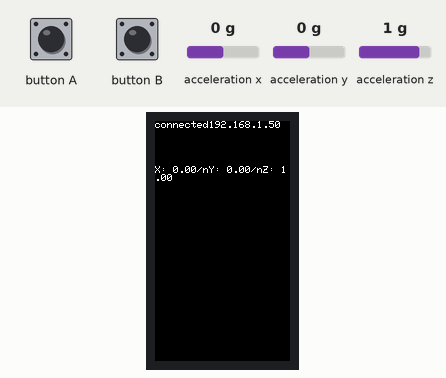
A sketch run on a simulated ESP32. Parts: 135×240 colour display. Inputs (shaded band) come from the test bench; at power-on: acceleration x 0 g, acceleration y 0 g, acceleration z 1 g. WiFi joins after 1.5 s; servers stay silent unless stated; no MQTT or app messages arrive unless stated; what the sketch prints to the serial monitor is not drawn.

Above: at 2.9 s.
3.0 s: acceleration x set to -1.4 g
At 3.3 s:
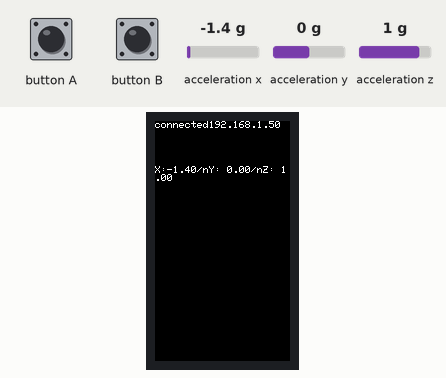
4.5 s: acceleration y set to -1.4 g
At 5.5 s:
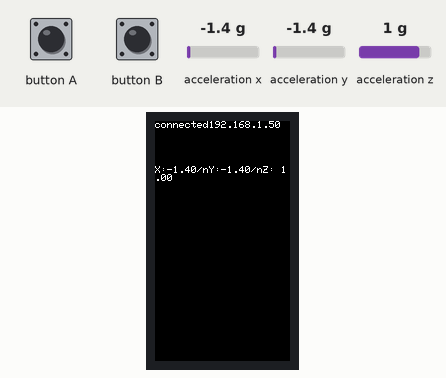
6.0 s: acceleration z set to -1.4 g
10.5 s: acceleration x set to -0.8 g
At 11.4 s:
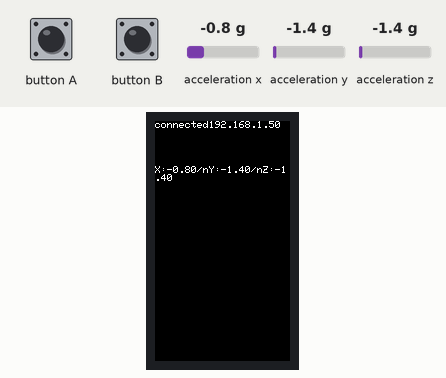
Timing chart, 0 to 13.0 s (numbered marks = the images above; inputs shaded):
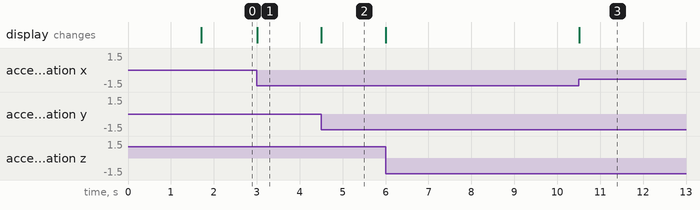

The sketch:

Arduino_Code.ino
```cpp
#include <WiFi.h>
#include <ArduinoMqttClient.h>
#include "esp_wpa2.h" //wpa2 library for connections to Enterprise networks
#include <M5StickCPlus.h>

#define EAP_ANONYMOUS_IDENTITY ""
#define EAP_IDENTITY "tvs60497@uga.edu"
#define EAP_PASSWORD "Bolt050902" //password for eduroam account
#define WPA_PASSWORD "" //password for home wifi
#define USE_EAP
//SSID NAME
#ifdef USE_EAP
  const char* ssid = "eduroam"; // eduroam SSID
#else
  const char* ssid = "shamrock"; // home SSID
#endif

char buffer[100];
int status;
float accX, accY, accZ;
int BTNA = 37;

const char* broker = "info8000.ga";
const int port = 1883;
const char* mqtt_user = "giiuser";
const char* mqtt_pw = "giipassword";
const char* t_status = "ugaelee2045sp23/tstpierre/BTcontrol";
const char* t_control_status = "ugaelee2045sp23/tstpierre/BTcontrol_shot_fired";
const char* t_control_color = "ugaelee2045sp23/tstpierre/BTcontrol_accelerometer";

WiFiClient espClient;
MqttClient client(espClient);

void onMqttMessage(int messageSize) {
  Serial.println("got a message");
  Serial.println(client.messageTopic());
  }

void setup() {
  M5.begin();
  M5.IMU.Init();

  WiFi.disconnect(true); // disconnect from wifi
  WiFi.mode(WIFI_STA); //init wifi mode
  #ifdef USE_EAP
    esp_wifi_sta_wpa2_ent_set_identity((uint8_t *)EAP_ANONYMOUS_IDENTITY, strlen(EAP_ANONYMOUS_IDENTITY));
    esp_wifi_sta_wpa2_ent_set_username((uint8_t *)EAP_IDENTITY, strlen(EAP_IDENTITY));
    esp_wifi_sta_wpa2_ent_set_password((uint8_t *)EAP_PASSWORD, strlen(EAP_PASSWORD));
    esp_wifi_sta_wpa2_ent_enable();
    WiFi.begin(ssid); //connect to wifi
  #else
    WiFi.begin(ssid,WPA_PASSWORD);
  #endif
  WiFi.setSleep(false);
  while (WiFi.status() != WL_CONNECTED) {
    delay(500);
    Serial.println("Waiting for connection");
  }
  Serial.println("WiFi connected");

  client.onMessage(onMqttMessage);
  client.setUsernamePassword(mqtt_user, mqtt_pw );
  client.connect(broker, port);
  Serial.println("broker connected");
  M5.Lcd.print("connected");

  client.subscribe(t_control_status);
  client.subscribe(t_control_color);

  // print ip
  IPAddress ip = WiFi.localIP();
  Serial.println(ip);
  M5.Lcd.print(ip);
}

void sendStatus(){
  client.beginMessage(t_status);
  client.write(status);
  client.write(accX);
  client.write(accY);
  client.write(accZ);
  client.endMessage();
}
int waitingForRelease = 0;
void loop(){

  M5.update();
  client.poll();

  M5.IMU.getAccelData(&accX, &accY, &accZ);
  M5.Lcd.setCursor(0, 45);
  M5.Lcd.printf("X:%5.2f/nY:%5.2f/nZ:%5.2f ", accX, accY, accZ);

  static unsigned long last_time = 0;
  if(millis()-last_time > 2000){
    sendStatus();
    last_time = millis();
  }

  if(digitalRead(37)==LOW && !waitingForRelease){
    status = !status;
    sendStatus();
    waitingForRelease = 1;
  }
  if(digitalRead(37)==HIGH){
    waitingForRelease = 0;
  }
}
```

Measured:
- after the input at 3.0 s, the display: changes at once (image 1)
- after the input at 4.5 s, the display: changes at once (image 2)
- after the input at 10.5 s, the display: changes at once (image 3)
